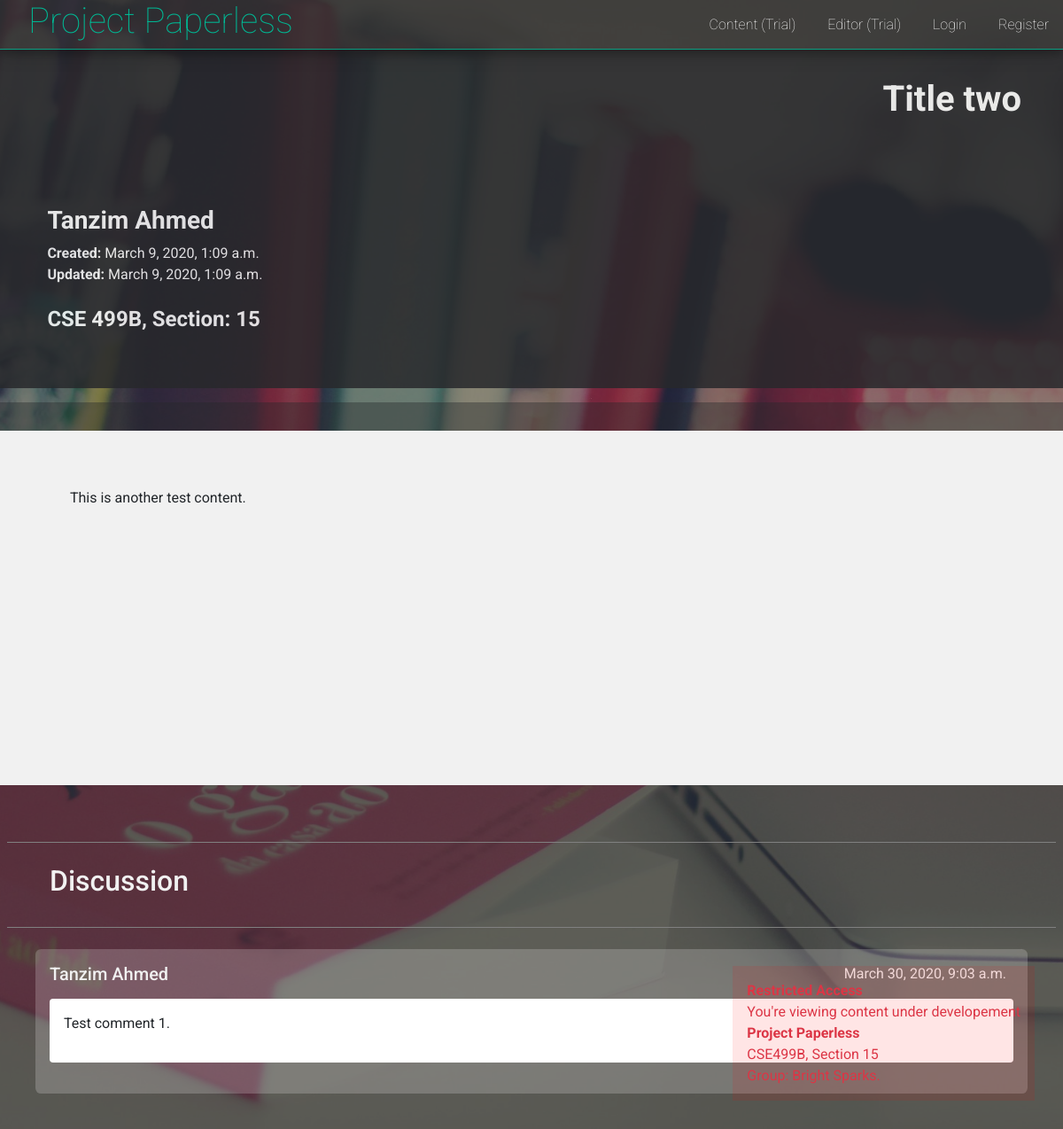
Page /content/DYnwKHYb/show/ on the earlier database version.
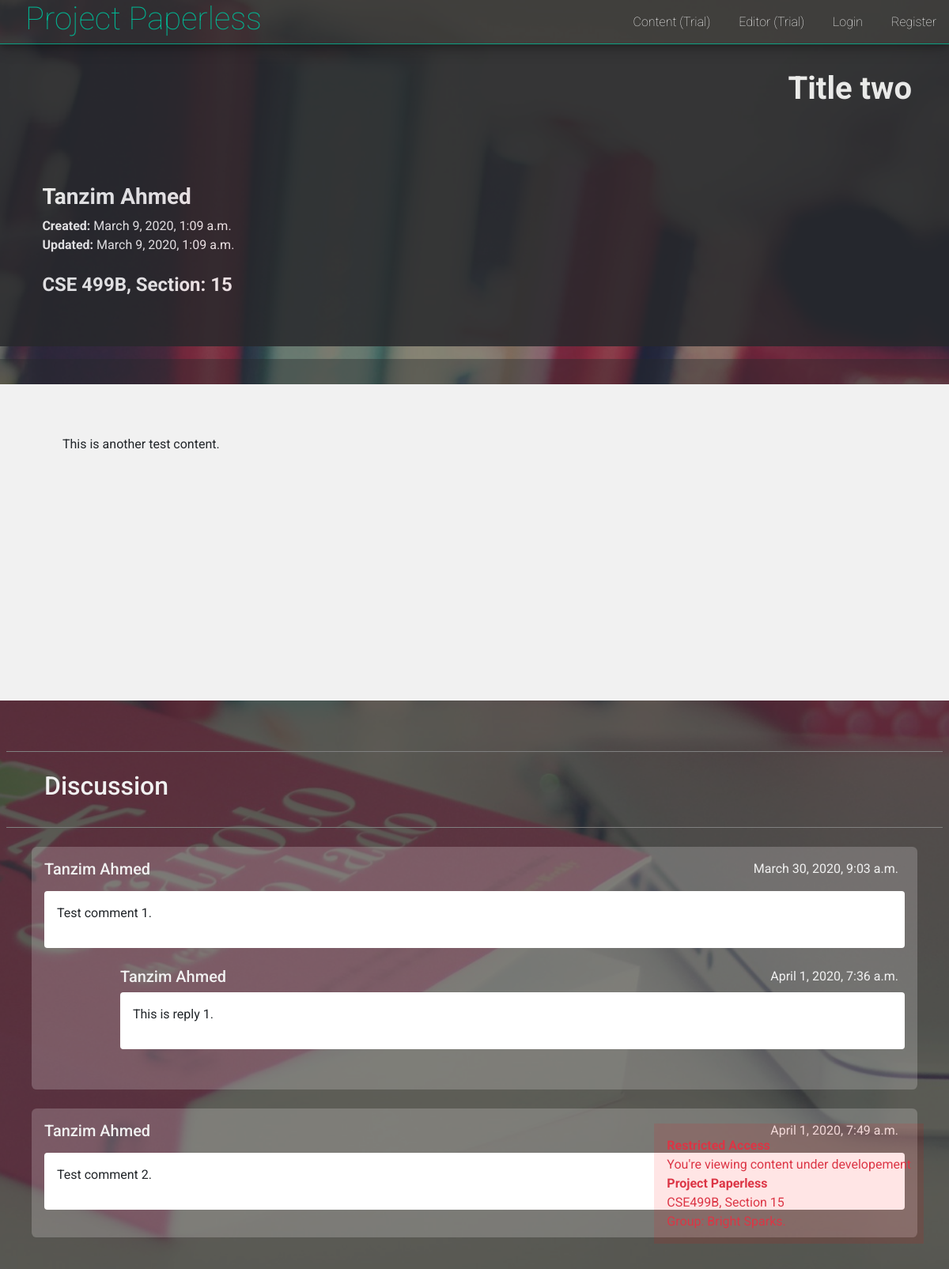
Same page on the later database version.
### creative_content/models.py (models this page shows)
class DiscussionThread(models.Model):
    text = models.TextField()
    user = models.ForeignKey('users.User', on_delete=models.CASCADE)
    content = models.ForeignKey(Content, on_delete=models.CASCADE, related_name='discussion')
    date = models.DateTimeField(auto_now=True)

class RepliesThread(models.Model):
    text = models.TextField()
    user = models.ForeignKey('users.User', on_delete=models.CASCADE)
    discussion = models.ForeignKey(DiscussionThread, on_delete=models.CASCADE, related_name='response')
    date = models.DateTimeField(auto_now=True)

### users/models.py (models this page shows)
class User(AbstractUser):
    username = models.CharField(
        error_messages={'unique': 'A user with that username already exists.'},
        help_text='Required. 10 characters or fewer.',
        max_length=10,
        unique=True,
        primary_key=True,
        validators=[UnicodeUsernameValidator(), MinLengthValidator(3)],
        verbose_name='username')
    is_educator = models.BooleanField(default=False)

### creative_content/views.py (the view)
# urls.py: path('<str:link>/show/', views.show, name='content_display'),
def show(request, link):
    try:
        content = Content.objects.get(link=link)
    except Content.DoesNotExist:
        raise Http404('Link does not exist')
    discussions = content.discussion.all()
    discussion_form = DiscussionForm()
    replies_form = RepliesForm()
    context = {
        'content': content,
        'discussions': discussions,
        'discussion_form': discussion_form,
        'replies_form': replies_form
    }
    print(context)
    return render(request, 'creative_content/content_display.html', context)

### creative_content/models.py (called while the page is built)
    def __str__(self):
        return self.link

### templates/creative_content/content_display.html (shortened to what this page needs)
{% extends 'layout.html' %}
{% block extra_stylesheets %}
<link rel="stylesheet" href="https://cdnjs.cloudflare.com/ajax/libs/highlight.js/9.18.1/styles/dark.min.css">
{% endblock %}
{% block background_class %}
  dashboard_background
{% endblock %}
{% block body %}
<div class="user_dashboard">
  <div class="header container">
    <div class="text-right welcome">
      <h1><strong>{{ content.title }}</strong></h1>
    </div>
    <div class="user_info">
      <h3>
        <strong>{{ content.user.get_full_name }}</strong>
        <br>
      </h3>
      <strong>Created: </strong> {{ content.date_created }} <br>
      <strong>Updated:  </strong> {{ content.date_updated }} <br>
      <br>
      <h4>
        <strong>
          {{ content.course_code }},
          Section: {{ content.section }}
        </strong>
      </h4>
    </div>
  </div>
  <div class="dashboard container content_area_container">
    <div class="content_area">
      <div class="container" id="content">
        {% if content %}
          {{ content.content | safe }}
        {% endif %}
      </div>
    </div>
    <div class="comment_section">
      <div class="comment_header">
        <h2>Discussion</h2>
      </div>
      <div class="comment_container">
        <form action="" id="replies_form">
          <div id="comments">
            {% for discussion in discussions %}
              <div class="comment_card" id="comment_card_{{ discussion.id }}">
                <div class="comment_info">
                  <h5>{{ discussion.user.get_full_name }}</h5>
                  <div class="text-right" id="comment_time_{{ discussion.id }}">
                    {{ discussion.date}}
                  </div>
                </div>
                <div class="comment_body" id="comment_{{ discussion.id }}">
                  {{ discussion.text | safe }}
                </div>
                <div id="replies_card_{{ discussion.id }}">
                  <div class="replies">
                    {% for response in discussion.response.all %}
                      <div class="comment_card comment_replies" id="reply_card_{{ discussion.id }}_{{ response.id }}">
                        <div class="comment_info">
                          <h5>{{ response.user.get_full_name }}</h5>
                          <div class="text-right" id="reply_time_{{ discussion.id }}_{{ response.id }}">
                            {{ response.date}}
                          </div>
                        </div>
                        <div class="comment_body" id="reply_{{ discussion.id }}_{{ response.id }}">
                          {{ response.text | safe }}
                        </div>
                      </div>
                    {% endfor %}
                  </div>
                </div>
              </div>
            {% endfor %}
          </div>
        </form>
      </div>
    </div>
  </div>
</div>
{% load static %}
{% endblock %}

Differences in the rows shown:
added RepliesThread: user.get_full_name "Tanzim Ahmed", date "April 1, 2020, 7:36 a.m.", text "This is reply 1.", shown under DiscussionThread "March 30, 2020, 9:03 a.m."
added DiscussionThread: user.get_full_name "Tanzim Ahmed", date "April 1, 2020, 7:49 a.m.", text "Test comment 2."
